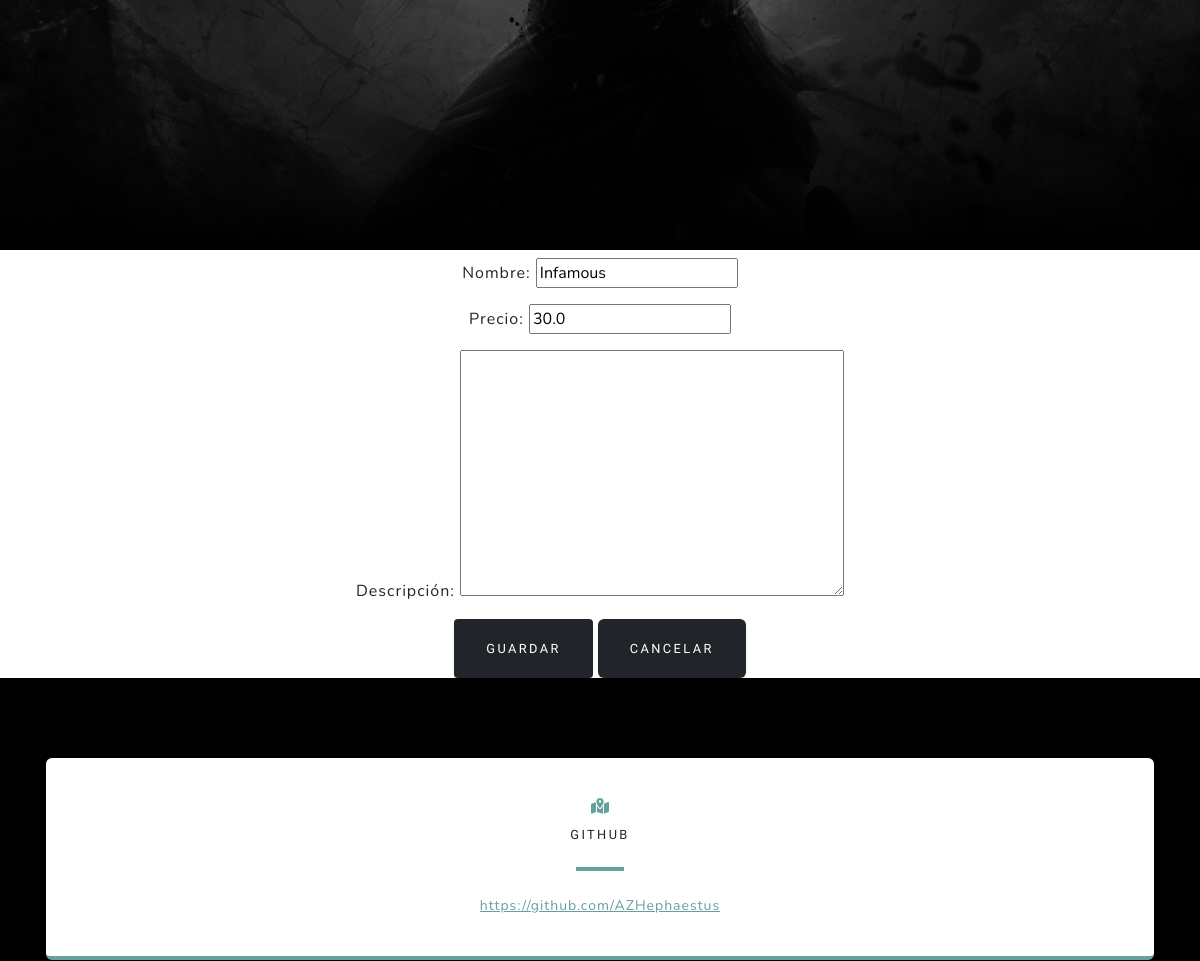
/game/update/6 (signed in, middle part), run on an earlier commit of the app's database.
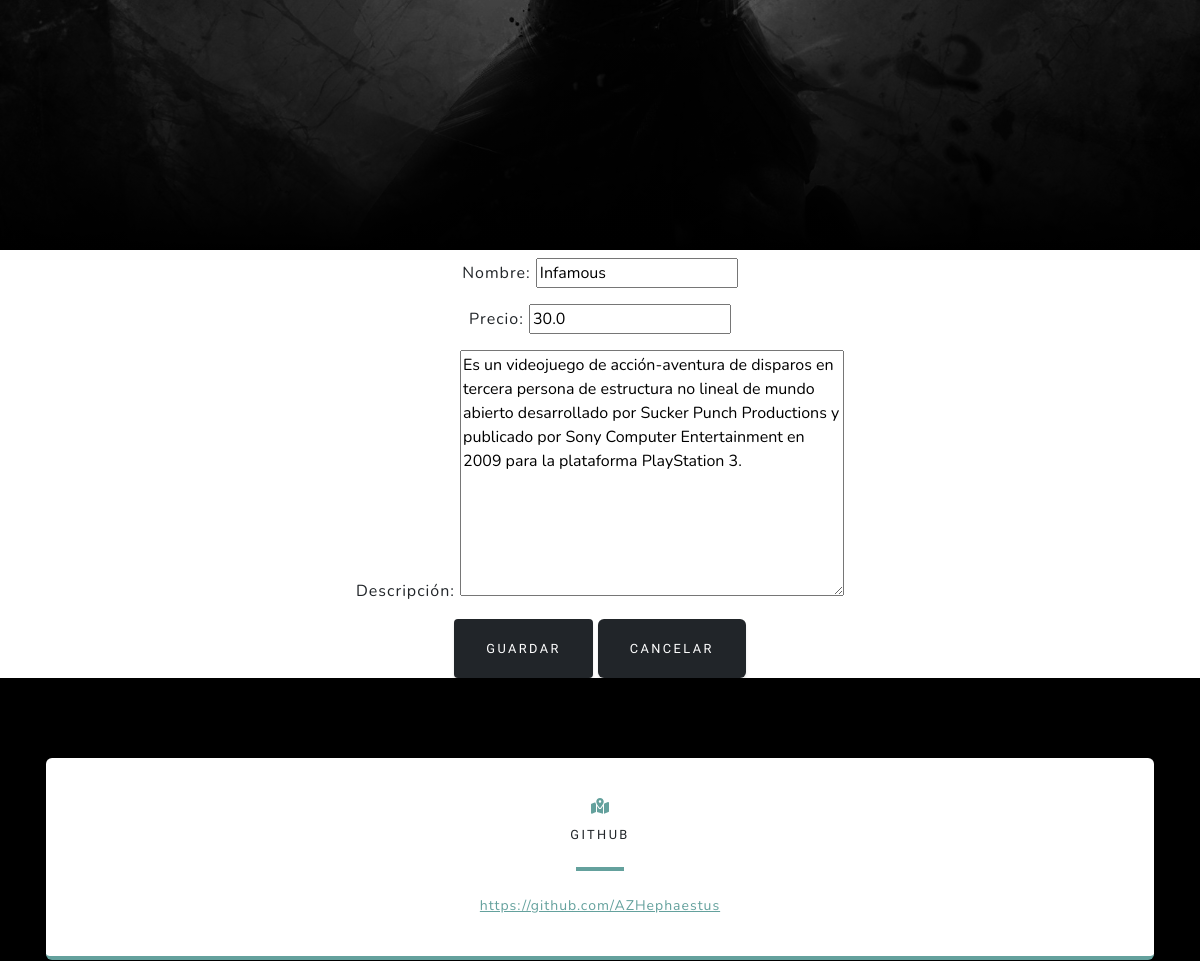
And on a later commit of the database.
### GWP/models.py (models this page shows, shortened)
class game(models.Model):
    nombre = models.CharField(max_length = 100, verbose_name="Nombre")
    precio = models.FloatField(null=True, blank=True, verbose_name="Precio")
    descripcion = models.TextField(max_length = 9999, null=True, blank=True, verbose_name="Descripción")

### GWP/views.py (the view)
# urls.py: path('game/update/<int:pk>', gameUpdate.as_view(), name= "game_update"),
class gameUpdate(LoginRequiredMixin, UpdateView):
    model = game
    form_class = gameform
    success_url = reverse_lazy("game_list")

### GWP/forms.py
class gameform(forms.ModelForm):
    class Meta:
        model = models.game
        fields = "__all__"

### GWP/Templates/GWP/game_form.html (shortened to what this page needs)
{% extends 'GWP/base.html' %}
{% block contenido %}
    <form method="post" class="text-center">
        {{form.as_p}}
        <div class="d-grid gap-2 d-md-block">
            <button type="submit" class="btn btn-dark btn-sm">Guardar</button>
            <a href="{% url 'game_list' %}" class="btn btn-dark text-decoration-none">Cancelar</a>
        </div>
    </form>
{% endblock contenido %}

What changed in the data, as far as the page shows it:
changed game "Infamous": descripcion (not shown) → "Es un videojuego de acción-aventura de disparos en tercera persona de estructura no lineal de mundo abierto desarrollado por Sucker Punch Productions y publicado por Sony Computer Entertainment en 2009 para la plataforma PlayStation 3."
